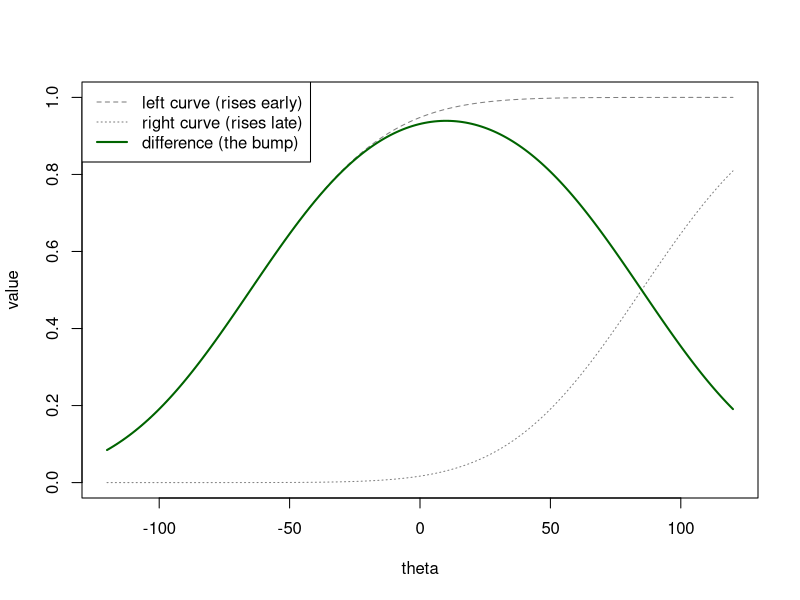

Recreate this plot in R.
## ---- chunk 1
knitr::include_graphics('https://github.com/lindemann09/block-41p-ds-2026/blob/main/manual/assignments/images/clipboard-48802356.png?raw=true')
## ---- chunk 2
theta <- c(-120, -110, -100, -90, -80, -70, -60, -30, -20, -10, 0, 10, 20, 30, 40, 90, 100, 110, 120)
n_trials <- c(20, 22, 15, 6, 2, 2, 1, 1, 3, 3, 7, 14, 17, 3, 1, 3, 6, 9, 11)
n_bump <- c(9, 12, 11, 5, 1, 1, 1, 1, 3, 2, 7, 13, 17, 3, 1, 3, 4, 6, 6)
prop_bump <- n_bump / n_trials

data <- data.frame(theta, n_trials, n_bump, prop_bump)
data
## ---- chunk 3
theta_seq <- seq(-120, 120, length.out = 200)
alpha <- 10; tau <- 150; sigma <- 40

left_curve  <- pnorm(theta_seq, alpha - tau/2, sigma)   # rises EARLY, as theta increases
right_curve <- pnorm(theta_seq, alpha + tau/2, sigma)   # rises LATE, as theta increases
difference  <- left_curve - right_curve

plot(theta_seq, left_curve, type = "l", col = "gray50", lty = 2,
     xlab = "theta", ylab = "value", ylim = c(0, 1))
lines(theta_seq, right_curve, col = "gray50", lty = 3)
lines(theta_seq, difference, col = "darkgreen", lwd = 2)
legend("topleft", legend = c("left curve (rises early)", "right curve (rises late)", "difference (the bump)"),
       col = c("gray50", "gray50", "darkgreen"), lty = c(2, 3, 1), lwd = c(1, 1, 2))
## ---- chunk 4
bump_model <- function(theta, alpha, tau, sigma) {
  pnorm(theta, alpha - tau/2, sigma) - pnorm(theta, alpha + tau/2, sigma)
}
